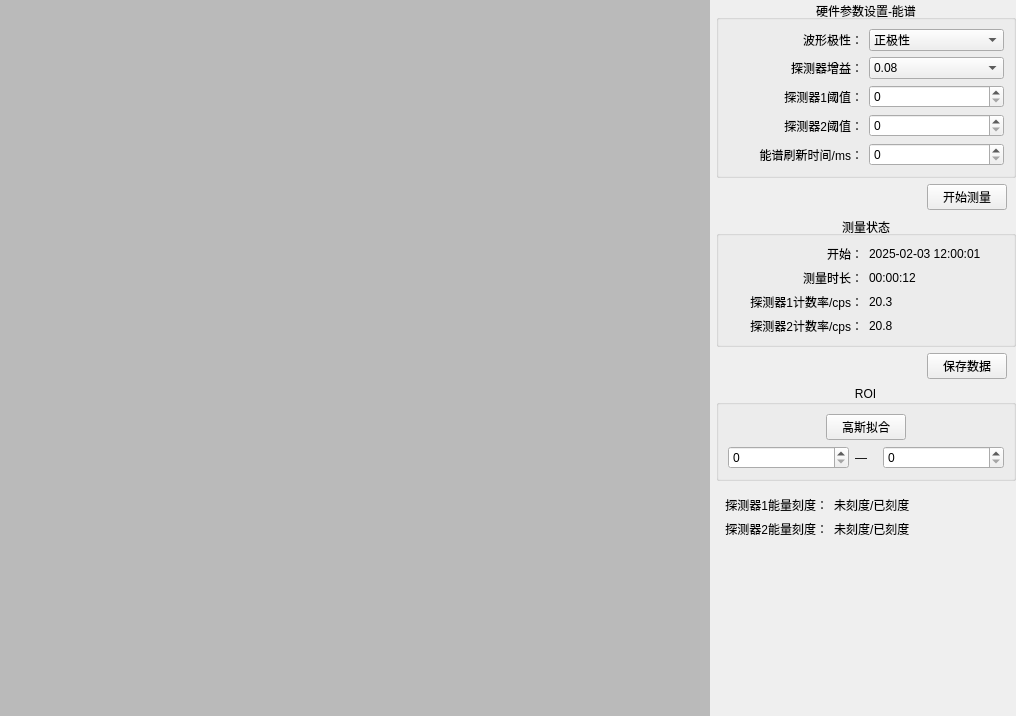
<?xml version="1.0" encoding="UTF-8"?>
<ui version="4.0">
 <class>SpectrumModel</class>
 <widget class="QWidget" name="SpectrumModel">
  <property name="geometry">
   <rect>
    <x>0</x>
    <y>0</y>
    <width>1016</width>
    <height>716</height>
   </rect>
  </property>
  <property name="windowTitle">
   <string>能谱测量</string>
  </property>
  <layout class="QHBoxLayout" name="horizontalLayout">
   <property name="leftMargin">
    <number>0</number>
   </property>
   <property name="topMargin">
    <number>0</number>
   </property>
   <property name="rightMargin">
    <number>0</number>
   </property>
   <property name="bottomMargin">
    <number>0</number>
   </property>
   <item>
    <widget class="QWidget" name="widget_plot" native="true">
     <property name="styleSheet">
      <string notr="true">background-color: #ffbababa</string>
     </property>
     <layout class="QVBoxLayout" name="verticalLayout_2">
      <property name="leftMargin">
       <number>0</number>
      </property>
      <property name="topMargin">
       <number>0</number>
      </property>
      <property name="rightMargin">
       <number>0</number>
      </property>
      <property name="bottomMargin">
       <number>0</number>
      </property>
     </layout>
    </widget>
   </item>
   <item>
    <widget class="QWidget" name="widget_right" native="true">
     <property name="minimumSize">
      <size>
       <width>260</width>
       <height>0</height>
      </size>
     </property>
     <property name="maximumSize">
      <size>
       <width>300</width>
       <height>16777215</height>
      </size>
     </property>
     <layout class="QVBoxLayout" name="verticalLayout">
      <property name="leftMargin">
       <number>0</number>
      </property>
      <property name="topMargin">
       <number>0</number>
      </property>
      <property name="rightMargin">
       <number>0</number>
      </property>
      <property name="bottomMargin">
       <number>0</number>
      </property>
      <item>
       <widget class="QGroupBox" name="groupBox_2">
        <property name="title">
         <string>硬件参数设置-能谱</string>
        </property>
        <property name="alignment">
         <set>Qt::AlignCenter</set>
        </property>
        <layout class="QGridLayout" name="gridLayout">
         <item row="0" column="0">
          <widget class="QLabel" name="label_10">
           <property name="text">
            <string>波形极性：</string>
           </property>
           <property name="alignment">
            <set>Qt::AlignRight|Qt::AlignTrailing|Qt::AlignVCenter</set>
           </property>
          </widget>
         </item>
         <item row="0" column="1">
          <widget class="QComboBox" name="comboBox_2">
           <item>
            <property name="text">
             <string>正极性</string>
            </property>
           </item>
           <item>
            <property name="text">
             <string>负极性</string>
            </property>
           </item>
          </widget>
         </item>
         <item row="1" column="0">
          <widget class="QLabel" name="label_9">
           <property name="text">
            <string>探测器增益：</string>
           </property>
           <property name="alignment">
            <set>Qt::AlignRight|Qt::AlignTrailing|Qt::AlignVCenter</set>
           </property>
          </widget>
         </item>
         <item row="1" column="1">
          <widget class="QComboBox" name="comboBox">
           <item>
            <property name="text">
             <string>0.08</string>
            </property>
           </item>
           <item>
            <property name="text">
             <string>0.16</string>
            </property>
           </item>
           <item>
            <property name="text">
             <string>0.32</string>
            </property>
           </item>
           <item>
            <property name="text">
             <string>0.63</string>
            </property>
           </item>
           <item>
            <property name="text">
             <string>1.26</string>
            </property>
           </item>
           <item>
            <property name="text">
             <string>2.52</string>
            </property>
           </item>
           <item>
            <property name="text">
             <string>5.01</string>
            </property>
           </item>
           <item>
            <property name="text">
             <string>10.0</string>
            </property>
           </item>
          </widget>
         </item>
         <item row="2" column="0">
          <widget class="QLabel" name="label_7">
           <property name="text">
            <string>探测器1阈值：</string>
           </property>
           <property name="alignment">
            <set>Qt::AlignRight|Qt::AlignTrailing|Qt::AlignVCenter</set>
           </property>
          </widget>
         </item>
         <item row="2" column="1">
          <widget class="QSpinBox" name="spinBox_2">
           <property name="maximum">
            <number>65535</number>
           </property>
          </widget>
         </item>
         <item row="3" column="0">
          <widget class="QLabel" name="label_8">
           <property name="text">
            <string>探测器2阈值：</string>
           </property>
           <property name="alignment">
            <set>Qt::AlignRight|Qt::AlignTrailing|Qt::AlignVCenter</set>
           </property>
          </widget>
         </item>
         <item row="3" column="1">
          <widget class="QSpinBox" name="spinBox_3">
           <property name="maximum">
            <number>65535</number>
           </property>
          </widget>
         </item>
         <item row="4" column="0">
          <widget class="QLabel" name="label_6">
           <property name="text">
            <string>能谱刷新时间/ms：</string>
           </property>
           <property name="alignment">
            <set>Qt::AlignRight|Qt::AlignTrailing|Qt::AlignVCenter</set>
           </property>
          </widget>
         </item>
         <item row="4" column="1">
          <widget class="QSpinBox" name="spinBox">
           <property name="maximum">
            <number>3600000</number>
           </property>
          </widget>
         </item>
        </layout>
       </widget>
      </item>
      <item>
       <widget class="QWidget" name="widget_2" native="true">
        <layout class="QHBoxLayout" name="horizontalLayout_2">
         <property name="leftMargin">
          <number>0</number>
         </property>
         <property name="topMargin">
          <number>0</number>
         </property>
         <property name="rightMargin">
          <number>9</number>
         </property>
         <property name="bottomMargin">
          <number>0</number>
         </property>
         <item>
          <spacer name="horizontalSpacer_3">
           <property name="orientation">
            <enum>Qt::Horizontal</enum>
           </property>
           <property name="sizeHint" stdset="0">
            <size>
             <width>207</width>
             <height>20</height>
            </size>
           </property>
          </spacer>
         </item>
         <item>
          <widget class="QPushButton" name="pushButton_start">
           <property name="text">
            <string>开始测量</string>
           </property>
          </widget>
         </item>
        </layout>
       </widget>
      </item>
      <item>
       <widget class="QGroupBox" name="groupBox_3">
        <property name="title">
         <string>测量状态</string>
        </property>
        <property name="alignment">
         <set>Qt::AlignCenter</set>
        </property>
        <layout class="QGridLayout" name="gridLayout_2">
         <item row="2" column="0">
          <widget class="QLabel" name="label_16">
           <property name="text">
            <string>探测器1计数率/cps：</string>
           </property>
           <property name="alignment">
            <set>Qt::AlignRight|Qt::AlignTrailing|Qt::AlignVCenter</set>
           </property>
          </widget>
         </item>
         <item row="3" column="0">
          <widget class="QLabel" name="label_19">
           <property name="text">
            <string>探测器2计数率/cps：</string>
           </property>
           <property name="alignment">
            <set>Qt::AlignRight|Qt::AlignTrailing|Qt::AlignVCenter</set>
           </property>
          </widget>
         </item>
         <item row="2" column="1">
          <widget class="QLabel" name="label_17">
           <property name="text">
            <string>20.3</string>
           </property>
          </widget>
         </item>
         <item row="3" column="1">
          <widget class="QLabel" name="label_18">
           <property name="text">
            <string>20.8</string>
           </property>
          </widget>
         </item>
         <item row="0" column="0">
          <widget class="QLabel" name="label">
           <property name="text">
            <string>开始：</string>
           </property>
           <property name="alignment">
            <set>Qt::AlignRight|Qt::AlignTrailing|Qt::AlignVCenter</set>
           </property>
          </widget>
         </item>
         <item row="1" column="0">
          <widget class="QLabel" name="label_4">
           <property name="text">
            <string>测量时长：</string>
           </property>
           <property name="alignment">
            <set>Qt::AlignRight|Qt::AlignTrailing|Qt::AlignVCenter</set>
           </property>
          </widget>
         </item>
         <item row="1" column="1">
          <widget class="QLabel" name="label_5">
           <property name="text">
            <string>00:00:12</string>
           </property>
          </widget>
         </item>
         <item row="0" column="1">
          <widget class="QLabel" name="label_2">
           <property name="text">
            <string>2025-02-03 12:00:01</string>
           </property>
          </widget>
         </item>
        </layout>
       </widget>
      </item>
      <item>
       <widget class="QWidget" name="widget_3" native="true">
        <layout class="QHBoxLayout" name="horizontalLayout_3">
         <property name="leftMargin">
          <number>0</number>
         </property>
         <property name="topMargin">
          <number>0</number>
         </property>
         <property name="bottomMargin">
          <number>0</number>
         </property>
         <item>
          <spacer name="horizontalSpacer_4">
           <property name="orientation">
            <enum>Qt::Horizontal</enum>
           </property>
           <property name="sizeHint" stdset="0">
            <size>
             <width>207</width>
             <height>20</height>
            </size>
           </property>
          </spacer>
         </item>
         <item>
          <widget class="QPushButton" name="pushButton_save">
           <property name="text">
            <string>保存数据</string>
           </property>
          </widget>
         </item>
        </layout>
       </widget>
      </item>
      <item>
       <widget class="QGroupBox" name="groupBox">
        <property name="title">
         <string>ROI</string>
        </property>
        <property name="alignment">
         <set>Qt::AlignCenter</set>
        </property>
        <layout class="QGridLayout" name="gridLayout_3">
         <item row="0" column="0">
          <spacer name="horizontalSpacer">
           <property name="orientation">
            <enum>Qt::Horizontal</enum>
           </property>
           <property name="sizeHint" stdset="0">
            <size>
             <width>94</width>
             <height>20</height>
            </size>
           </property>
          </spacer>
         </item>
         <item row="0" column="1" colspan="3">
          <widget class="QPushButton" name="pushButton_gauss">
           <property name="text">
            <string>高斯拟合</string>
           </property>
          </widget>
         </item>
         <item row="0" column="4">
          <spacer name="horizontalSpacer_2">
           <property name="orientation">
            <enum>Qt::Horizontal</enum>
           </property>
           <property name="sizeHint" stdset="0">
            <size>
             <width>93</width>
             <height>20</height>
            </size>
           </property>
          </spacer>
         </item>
         <item row="1" column="0" colspan="2">
          <widget class="QSpinBox" name="spinBox_4">
           <property name="maximum">
            <number>2048</number>
           </property>
          </widget>
         </item>
         <item row="1" column="2">
          <widget class="QLabel" name="label_3">
           <property name="text">
            <string>—</string>
           </property>
          </widget>
         </item>
         <item row="1" column="3" colspan="2">
          <widget class="QSpinBox" name="spinBox_5">
           <property name="maximum">
            <number>2048</number>
           </property>
          </widget>
         </item>
        </layout>
       </widget>
      </item>
      <item>
       <widget class="QWidget" name="widget" native="true">
        <layout class="QGridLayout" name="gridLayout_4">
         <item row="0" column="0">
          <widget class="QLabel" name="label_11">
           <property name="text">
            <string>探测器1能量刻度：</string>
           </property>
           <property name="alignment">
            <set>Qt::AlignRight|Qt::AlignTrailing|Qt::AlignVCenter</set>
           </property>
          </widget>
         </item>
         <item row="0" column="1">
          <widget class="QLabel" name="label_12">
           <property name="text">
            <string>未刻度/已刻度</string>
           </property>
          </widget>
         </item>
         <item row="0" column="2">
          <widget class="QLabel" name="label_15">
           <property name="text">
            <string/>
           </property>
          </widget>
         </item>
         <item row="1" column="0">
          <widget class="QLabel" name="label_13">
           <property name="text">
            <string>探测器2能量刻度：</string>
           </property>
           <property name="alignment">
            <set>Qt::AlignRight|Qt::AlignTrailing|Qt::AlignVCenter</set>
           </property>
          </widget>
         </item>
         <item row="1" column="1">
          <widget class="QLabel" name="label_14">
           <property name="text">
            <string>未刻度/已刻度</string>
           </property>
          </widget>
         </item>
        </layout>
       </widget>
      </item>
      <item>
       <spacer name="verticalSpacer">
        <property name="orientation">
         <enum>Qt::Vertical</enum>
        </property>
        <property name="sizeHint" stdset="0">
         <size>
          <width>20</width>
          <height>40</height>
         </size>
        </property>
       </spacer>
      </item>
     </layout>
    </widget>
   </item>
  </layout>
 </widget>
 <resources/>
 <connections/>
</ui>
